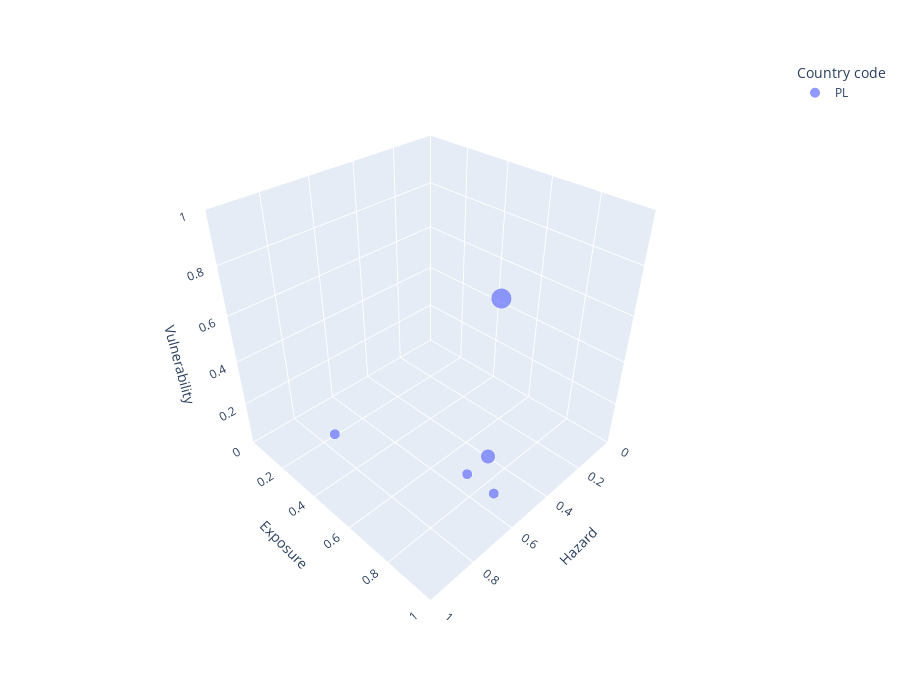

Notebook code for this chart:
### Markdown cell above
### Plot results

### Code cell
print('\n')

print("NUTS2 with the highest drought risk (TOP 15): ")
print(pd.DataFrame(nuts.drop(columns='geometry')).sort_values(by=['risk_raw'],\
                      ascending = False)[['NUTS_ID', 'hazard_raw', 'exposure_raw',\
                                         'vulnerability_raw', 'risk_raw', 'risk_cat']].head(15))

print('\n')

# plot risk map

x_nuts, y_nuts = gpd.GeoSeries(nuts.geometry).unary_union.centroid.xy
fig = px.choropleth_mapbox(nuts, geojson=nuts.geometry, locations=nuts.index, color='risk_cat',\
                  color_continuous_scale="reds", range_color = [1,5], mapbox_style="open-street-map")

fig.update_geos(fitbounds="locations", visible=False)
fig.update_layout(title="Drought Risk",
                  mapbox_center = {"lat": list(y_nuts)[0], "lon": list(x_nuts)[0]},
                  mapbox_zoom=5,
                 coloraxis_colorbar=dict(
                    title= "Risk category",
                    tickvals = [1, 2, 3, 4, 5],
                    ticktext = [1, 2, 3, 4, 5]
                 ))

fig.show()


# plot risk components scatter plot
print('\n')
print('Explore drought risk dimensions (marker size indicates risk category): ')
print('Deselect specific countries by click on the country codes on the right.')
print('Select a specific country by double clicking on it.')
fig2 = px.scatter_3d(nuts, x='hazard_raw',\
                     y='exposure_raw',\
                     z='vulnerability_raw',\
                     size = 'risk_cat',\
                    color='CNTR_CODE') # nuts.index
fig2.update_layout(
    scene = dict(
        xaxis = dict(nticks=6, range=[0,1]),\
        xaxis_title = 'Hazard',\
        yaxis = dict(nticks=6, range=[0,1]),\
        yaxis_title = 'Exposure',\
        zaxis = dict(nticks=6, range=[0,1]),
        zaxis_title='Vulnerability',\
        aspectmode = "manual",
        aspectratio = dict(x = 0.9, y = 0.9, z = 0.9)),
    legend = dict(title = "Country code"),
    height = 700)

fig2.show()

print('\n')

output.to_csv(os.path.join(workflow_folder, 'outputs', 'droughtrisk_' + ccode + '.csv'))

### Figure 1 — Plotly figure (JSON) as saved in the notebook; plotly's stock layout.template omitted (floating-point values rounded to 4 significant figures)
{"data": [{"hovertemplate": "CNTR_CODE=PL<br>hazard_raw=%{x}<br>exposure_raw=%{y}<br>vulnerability_raw=%{z}<br>risk_cat=%{marker.size}<extra></extra>", "legendgroup": "PL", "marker": {"color": "#636efa", "size": [1, 4, 2, 1, 1], "sizemode": "area", "sizeref": 0.01, "symbol": "circle"}, "mode": "markers", "name": "PL", "scene": "scene", "showlegend": true, "type": "scatter3d", "x": [0.746, 0.748, 0.762, 0.72, 0.719], "y": [0.201, 0.997, 1, 1, 0.886], "z": [0.01, 1, 0.462, 0.27, 0.271]}], "layout": {"height": 700, "legend": {"itemsizing": "constant", "title": {"text": "Country code"}, "tracegroupgap": 0}, "margin": {"t": 60}, "scene": {"aspectmode": "manual", "aspectratio": {"x": 0.9, "y": 0.9, "z": 0.9}, "domain": {"x": [0, 1], "y": [0, 1]}, "xaxis": {"nticks": 6, "range": [0, 1], "title": {"text": "Hazard"}}, "yaxis": {"nticks": 6, "range": [0, 1], "title": {"text": "Exposure"}}, "zaxis": {"nticks": 6, "range": [0, 1], "title": {"text": "Vulnerability"}}}}}
